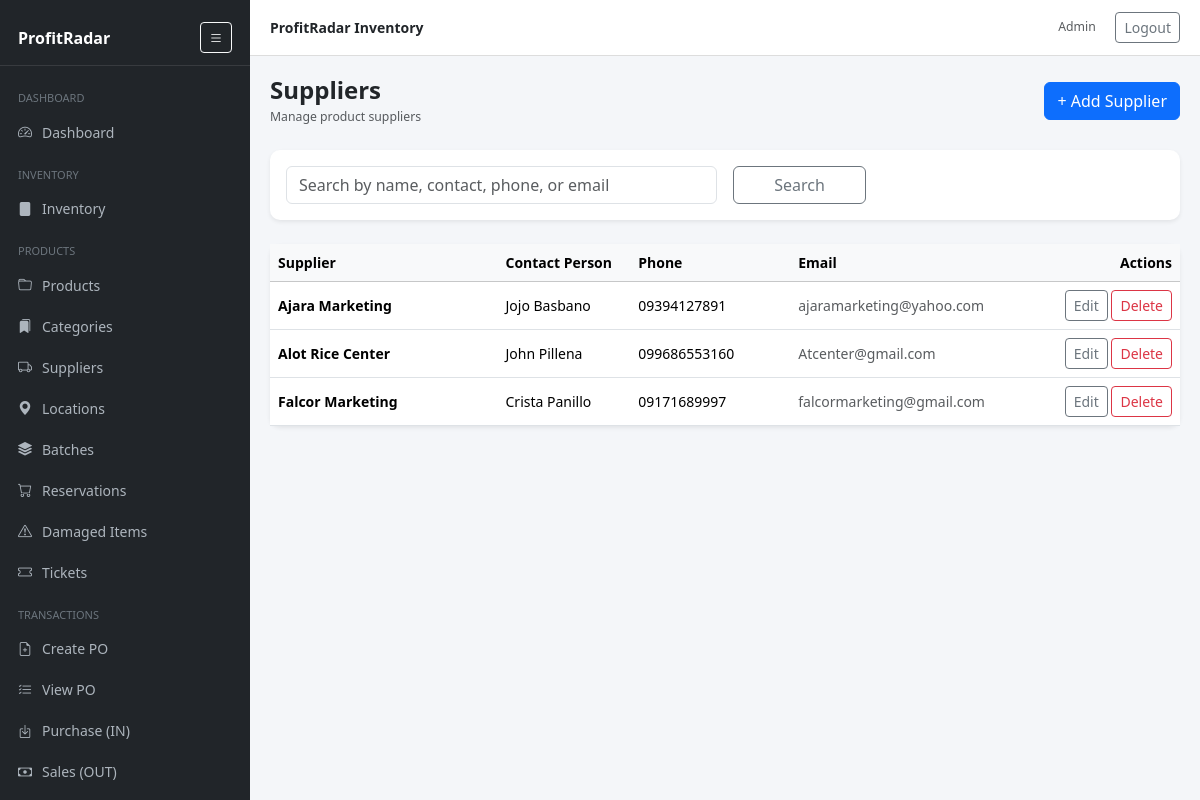
Page /suppliers.php (signed in) on the committed database.
### tables this page shows
CREATE TABLE `suppliers` (
  `id` int(11) NOT NULL,
  `name` varchar(160) NOT NULL,
  `contact` varchar(160) DEFAULT NULL,
  `phone` varchar(50) DEFAULT NULL,
  `email` varchar(160) DEFAULT NULL,
  `address` text DEFAULT NULL,
  `user_id` int(11) NOT NULL
);

### includes/auth.php (called while the page is built, shortened)
<?php
function current_user() {
    return $_SESSION['user'] ?? null;
}
function has_role($role): bool {
    $u = current_user();
    if ($u['role'] === 'admin') return true;
    return $u['role'] === $role;
}

### includes/functions.php (called while the page is built, shortened)
<?php
function h($s){ return htmlspecialchars((string)$s, ENT_QUOTES, 'UTF-8'); }

### suppliers.php (the view, shortened to what this page needs)
<?php
require_once __DIR__ . '/includes/header.php';
$pdo = getDB();
$q = trim($_GET['q'] ?? '');
$sql = "SELECT id, name, contact, phone, email FROM suppliers WHERE 1";
$params = [];
$sql .= " ORDER BY name ASC LIMIT 200";
$st = $pdo->prepare($sql);
$st->execute($params);
?>
<div class="d-flex justify-content-between align-items-center mb-4">
<div>
<h4 class="mb-0 fw-semibold">Suppliers</h4>
<small class="text-muted">Manage product suppliers</small>
</div>
<?php if (has_role(['admin','staff'])): ?>
<a class="btn btn-primary" href="/supplier_edit.php">
+ Add Supplier
</a>
<?php endif; ?>
</div>
<div class="card shadow-sm mb-4">
<div class="card-body">
<form class="row g-3">
<div class="col-md-6">
<input
class="form-control"
name="q"
value="<?= h($q) ?>"
placeholder="Search by name, contact, phone, or email">
</div>
<div class="col-md-2 d-grid">
<button class="btn btn-outline-secondary">
Search
</button>
</div>
</form>
</div>
</div>
<div class="card shadow-sm">
<div class="table-responsive">
<table class="table table-hover align-middle mb-0">
<thead class="table-light">
<tr>
<th style="width:25%">Supplier</th>
<th>Contact Person</th>
<th style="width:160px">Phone</th>
<th>Email</th>
<?php if (has_role(['admin','staff'])): ?>
<th class="text-end" style="width:170px">Actions</th>
<?php endif; ?>
</tr>
</thead>
<tbody>
<?php if ($st->rowCount() === 0): ?>
<tr>
<td colspan="5" class="text-center text-muted py-4">
No suppliers found.
</td>
</tr>
<?php else: ?>
<?php foreach ($st as $r): ?>
<tr>
<td class="fw-semibold">
<?= h($r['name']) ?>
</td>
<td>
<?= h($r['contact']) ?>
</td>
<td>
<?= h($r['phone']) ?>
</td>
<td class="text-muted">
<?= h($r['email']) ?>
</td>
<?php if (has_role(['admin','staff'])): ?>
<td class="text-end">
<a
class="btn btn-sm btn-outline-secondary"
href="/supplier_edit.php?id=<?= (int)$r['id'] ?>">
Edit
</a>
<?php if (has_role('admin')): ?>
<a
class="btn btn-sm btn-outline-danger"
href="/supplier_delete.php?id=<?= (int)$r['id'] ?>"
onclick="return confirm('Delete this supplier? This action cannot be undone.');">
Delete
</a>
<?php endif; ?>
</td>
<?php endif; ?>
</tr>
<?php endforeach; ?>
<?php endif; ?>
</tbody>
</table>
</div>
</div>
<?php require_once __DIR__ . '/includes/footer.php'; ?>

### includes/header.php (style rules this page uses)
body { background:#f4f6f9; font-size:14px; }
.card { border:0; border-radius:10px; box-shadow:0 2px 10px rgba(0,0,0,.05); }

### rows in the picture
suppliers: name "Ajara Marketing", contact "Jojo Basbano", phone "09394127891", email "ajaramarketing@yahoo.com"
suppliers: name "Alot Rice Center", contact "John Pillena", phone "099686553160", email "Atcenter@gmail.com"
suppliers: name "Falcor Marketing", contact "Crista Panillo", phone "09171689997", email "falcormarketing@gmail.com"

### other values in the picture
APP_NAME "ProfitRadar Inventory"
current_user()['name'] "Admin"
